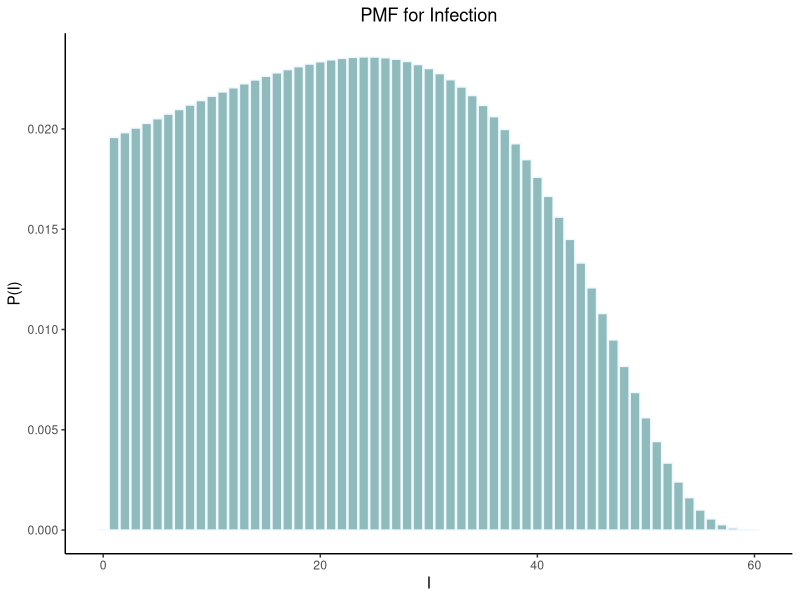

The R script that drew this image:
library(deSolve)
library(ggplot2)
library(gridExtra)  # install.packages("gridExtra")
library(Matrix)


markhov_virus <- function(end_time, beta, gamma, S, I, R = 0){
  #output value as: "time_of_event: infected/0, infected/recovered, 
  N <- S + I + R
  population <- 1:N
  p_0 = sample(population, 1)
  I_list <- list(p_0)
  S_list <- population[-p_0]
  R_list <- c()
  table <- matrix(nrow=0, ncol=7)
  colnames(table) <- c("time", "infector", "affected", "S", "I", "R", "I List")
  current_time <- 0
  infecter <- 0
  affected <- 0
  table <- rbind(table, c(0,0,0,S,I,R, toString(I_list)))
  while (current_time < end_time & I > 0 & (gamma > 0 || I < N)){
    next_time <- rexp(1, beta * S *I / N + gamma *I)
    current_time <- current_time + next_time
    U <- runif(1)
    if (U < (beta * S / N) / (beta * S / N + gamma)) {
      I = I + 1
      S = S - 1
      infecter <- sample(I_list, 1)
      affected <- sample(S_list, 1)
      S_list <- setdiff(S_list, c(affected))
      I_list <- c(I_list, affected)
    }
    else {
      # S = S + 1
      I = I - 1
      R = R + 1
      infecter <- sample(I_list, 1)
      affected <- 0
      I_list <- setdiff(I_list, c(infecter))
      # S_list <- c(S_list, affected)
      R_list <- c(R_list, infecter)
    }
    table <- rbind(table, c(current_time, infecter, affected, S, I, R, toString(I_list)))
  }
  table <- table[-nrow(table), ]
  table <- data.frame(table)
  table$time <- as.numeric(table$time)
  return(list(table = table, p_0 = p_0))
}

markhov_probability <- function(times, beta, gamma, initial_S, initial_I, initial_R=0){
  # Returns a matrix of probabilities, given time and I.
  # output in form of matrix[time, I_value]
  #temporarily for this function, assume recovery back into susceptible, may change that later.
  N <- initial_S + initial_I + initial_R
  # Code for diff. eqtn solving
  lambda <- sapply(seq(0, N), function(i) beta * (N-i) * i / N)
  mu <- sapply(seq(0, N), function(i) gamma * i)
  A <- matrix(0, nrow=N+1, ncol=N+1)
  for (i in seq(N+1)){
    A[i,i] <- -lambda[i] - mu[i]
    if (i <= N) A[i,i+1] <- lambda[i]
    if (i > 1) A[i,i-1] <- mu[i]
    }
  initial_p = sapply(seq(0,N), function(i) 0 + (i == initial_I))
  mass_vectors <- sapply(times, function(t) initial_p %*% expm(A*t))
  mass_matrix <- do.call(rbind, mass_vectors)
  rownames(mass_matrix) <- times
  colnames(mass_matrix) <- seq(0,N)
  return(as.matrix(mass_matrix))
}

  mass_matrix = markhov_probability(times=10, beta=0.4, gamma=0, initial_S=59, initial_I=1)

df = data.frame(I=as.integer(colnames(mass_matrix)), P=as.vector(mass_matrix))
ggplot(data = df, aes(x = I, y = P)) + 
  geom_col(color="aliceblue", fill=alpha("cadetblue", 0.7)) + 
  ylab('P(I)') +
  theme_classic() +
  theme(plot.title=element_text(family="sans", hjust = 0.5)) +
  ggtitle("PMF for Infection")
# data.frame(markov_virus(end_time=60,beta=0.88, gamma=0.4, S=59, I=1))
result <- markhov_virus(end_time=10,beta=0.7, gamma=0, S=59, I=1)
table <- result$table
p_0 <- result$p_0
print(table[-7]) # not showing I list
print(p_0)
